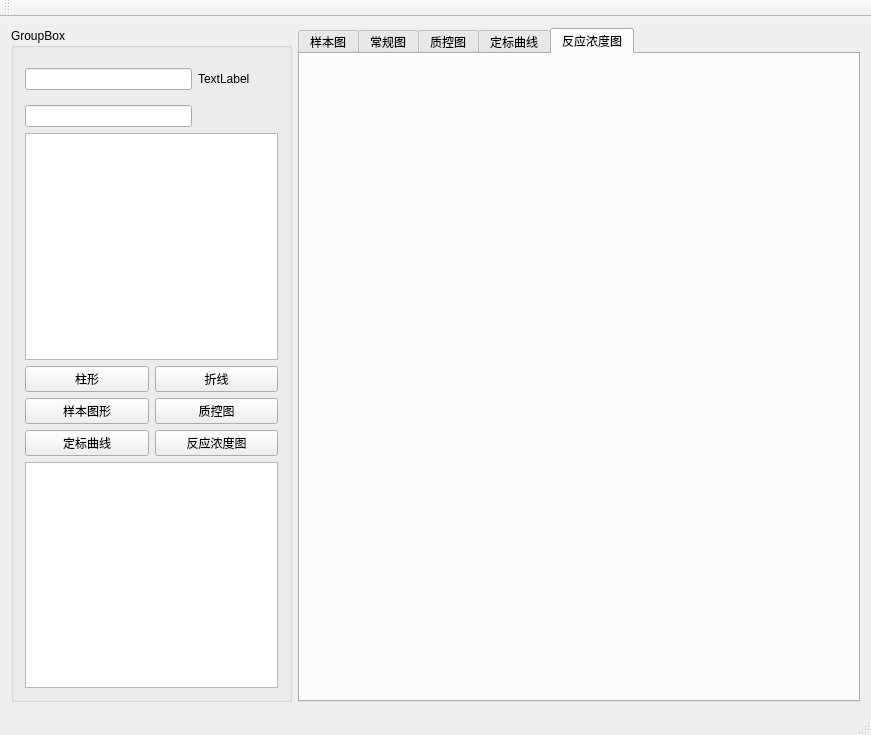
<?xml version="1.0" encoding="UTF-8"?>
<ui version="4.0">
 <class>QtGuiApplication3Class</class>
 <widget class="QMainWindow" name="QtGuiApplication3Class">
  <property name="geometry">
   <rect>
    <x>0</x>
    <y>0</y>
    <width>871</width>
    <height>735</height>
   </rect>
  </property>
  <property name="windowTitle">
   <string>QtGuiApplication3</string>
  </property>
  <widget class="QWidget" name="centralWidget">
   <layout class="QGridLayout" name="gridLayout_4">
    <item row="0" column="0">
     <layout class="QGridLayout" name="gridLayout_3" columnstretch="1,2" columnminimumwidth="1,1">
      <item row="0" column="0">
       <widget class="QGroupBox" name="groupBox">
        <property name="title">
         <string>GroupBox</string>
        </property>
        <layout class="QGridLayout" name="gridLayout_6">
         <item row="0" column="1">
          <widget class="CMySlideSwitch" name="label">
           <property name="minimumSize">
            <size>
             <width>80</width>
             <height>40</height>
            </size>
           </property>
           <property name="text">
            <string>TextLabel</string>
           </property>
          </widget>
         </item>
         <item row="0" column="0">
          <widget class="QLineEdit" name="lineEdit">
           <property name="text">
            <string/>
           </property>
          </widget>
         </item>
         <item row="2" column="0" colspan="2">
          <widget class="QTableWidget" name="tableWidget"/>
         </item>
         <item row="3" column="0" colspan="2">
          <layout class="QGridLayout" name="gridLayout_5">
           <item row="0" column="0">
            <widget class="QPushButton" name="pushButton_zhuxing">
             <property name="text">
              <string>柱形</string>
             </property>
             <property name="iconSize">
              <size>
               <width>30</width>
               <height>30</height>
              </size>
             </property>
            </widget>
           </item>
           <item row="0" column="1">
            <widget class="QPushButton" name="pushButton_zhexian">
             <property name="autoFillBackground">
              <bool>false</bool>
             </property>
             <property name="text">
              <string>折线</string>
             </property>
             <property name="iconSize">
              <size>
               <width>30</width>
               <height>30</height>
              </size>
             </property>
            </widget>
           </item>
           <item row="1" column="0">
            <widget class="QPushButton" name="pushButton_yb">
             <property name="text">
              <string>样本图形</string>
             </property>
            </widget>
           </item>
           <item row="1" column="1">
            <widget class="QPushButton" name="pushButton_zk">
             <property name="text">
              <string>质控图</string>
             </property>
            </widget>
           </item>
           <item row="2" column="0">
            <widget class="QPushButton" name="pushButton_dq">
             <property name="text">
              <string>定标曲线</string>
             </property>
            </widget>
           </item>
           <item row="2" column="1">
            <widget class="QPushButton" name="pushButton_fn">
             <property name="text">
              <string>反应浓度图</string>
             </property>
            </widget>
           </item>
          </layout>
         </item>
         <item row="4" column="0" colspan="2">
          <widget class="QTextEdit" name="textEdit"/>
         </item>
         <item row="1" column="0">
          <widget class="QLineEdit" name="lineEdit_2"/>
         </item>
        </layout>
       </widget>
      </item>
      <item row="0" column="1">
       <widget class="QTabWidget" name="tabWidget">
        <property name="currentIndex">
         <number>4</number>
        </property>
        <widget class="QWidget" name="t1">
         <attribute name="title">
          <string>样本图</string>
         </attribute>
         <layout class="QGridLayout" name="gridLayout_2">
          <item row="0" column="0">
           <widget class="CCurvePlot" name="widget" native="true"/>
          </item>
         </layout>
        </widget>
        <widget class="QWidget" name="t2">
         <attribute name="title">
          <string>常规图</string>
         </attribute>
         <layout class="QGridLayout" name="gridLayout">
          <item row="0" column="0">
           <widget class="QCustomPlot" name="widget_com" native="true"/>
          </item>
         </layout>
        </widget>
        <widget class="QWidget" name="t3">
         <attribute name="title">
          <string>质控图</string>
         </attribute>
         <layout class="QGridLayout" name="gridLayout_7">
          <item row="0" column="0">
           <widget class="CQcPlot" name="widget_QC" native="true"/>
          </item>
         </layout>
        </widget>
        <widget class="QWidget" name="t4">
         <attribute name="title">
          <string>定标曲线</string>
         </attribute>
         <layout class="QGridLayout" name="gridLayout_9">
          <item row="0" column="0">
           <widget class="CCurvePlot" name="widget_DB" native="true"/>
          </item>
         </layout>
        </widget>
        <widget class="QWidget" name="t5">
         <attribute name="title">
          <string>反应浓度图</string>
         </attribute>
         <layout class="QGridLayout" name="gridLayout_8">
          <item row="0" column="0">
           <widget class="CCurvePlot" name="widget_FN" native="true"/>
          </item>
         </layout>
        </widget>
       </widget>
      </item>
     </layout>
    </item>
   </layout>
  </widget>
  <widget class="QMenuBar" name="menuBar">
   <property name="geometry">
    <rect>
     <x>0</x>
     <y>0</y>
     <width>871</width>
     <height>23</height>
    </rect>
   </property>
  </widget>
  <widget class="QToolBar" name="mainToolBar">
   <attribute name="toolBarArea">
    <enum>TopToolBarArea</enum>
   </attribute>
   <attribute name="toolBarBreak">
    <bool>false</bool>
   </attribute>
  </widget>
  <widget class="QStatusBar" name="statusBar"/>
 </widget>
 <layoutdefault spacing="6" margin="11"/>
 <customwidgets>
  <customwidget>
   <class>CMySlideSwitch</class>
   <extends>QLabel</extends>
   <header location="global">../control/MySlideSwitch.h</header>
  </customwidget>
  <customwidget>
   <class>CCurvePlot</class>
   <extends>QWidget</extends>
   <header>CurvePlot.h</header>
   <container>1</container>
  </customwidget>
  <customwidget>
   <class>QCustomPlot</class>
   <extends>QWidget</extends>
   <header>qcustomplot.h</header>
   <container>1</container>
  </customwidget>
  <customwidget>
   <class>CQcPlot</class>
   <extends>QWidget</extends>
   <header>QCCurvePlot.h</header>
   <container>1</container>
  </customwidget>
 </customwidgets>
 <resources>
  <include location="QtGuiApplication3.qrc"/>
 </resources>
 <connections/>
</ui>
